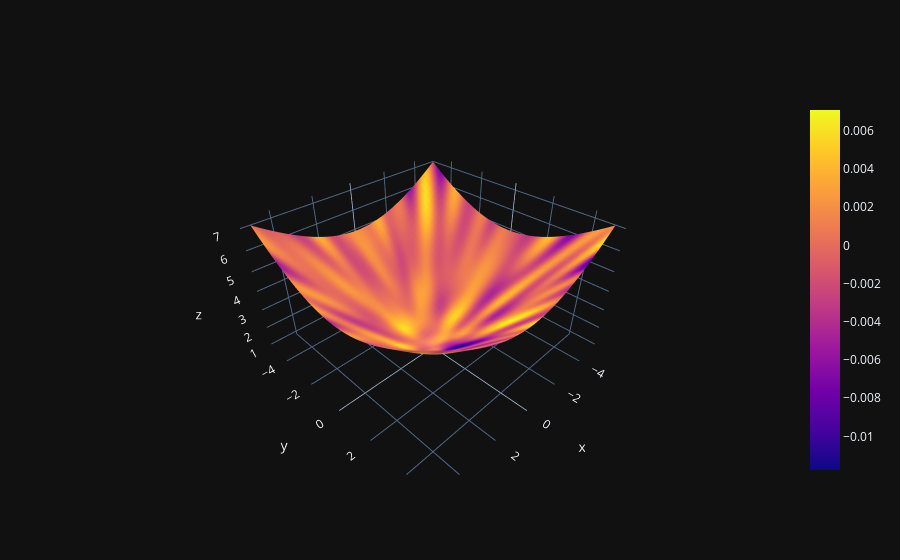

The notebook cell this image was saved under:
### Code cell
gpytorch.settings.num_likelihood_samples._set_value(2)
with torch.no_grad():
    torch.manual_seed(0)
    outputs = layer(inputs)
    c = outputs.mean[1, ..., 0]

    x, y, z = inputs.view(num_inputs, num_inputs, -1).unbind(-1)

fig = go.Figure(data=[go.Surface(x=y, y=z, z=x, surfacecolor=c.view_as(x))])
fig.show()

### Figure 1 — Plotly figure (JSON) as saved in the notebook; plotly's stock layout.template omitted (floating-point values rounded to 4 significant figures; data arrays with more than 128 entries replaced by an {"elided": "..."} marker saying what was removed)
{"data": [{"surfacecolor": {"elided": "50x50 float values"}, "type": "surface", "x": {"elided": "50x50 float values"}, "y": {"elided": "50x50 float values"}, "z": {"elided": "50x50 float values"}}], "layout": {}}
